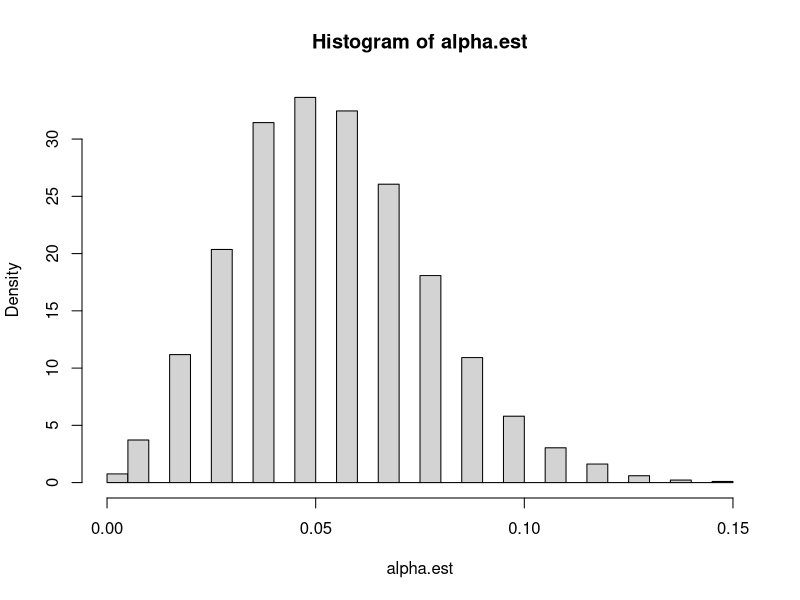
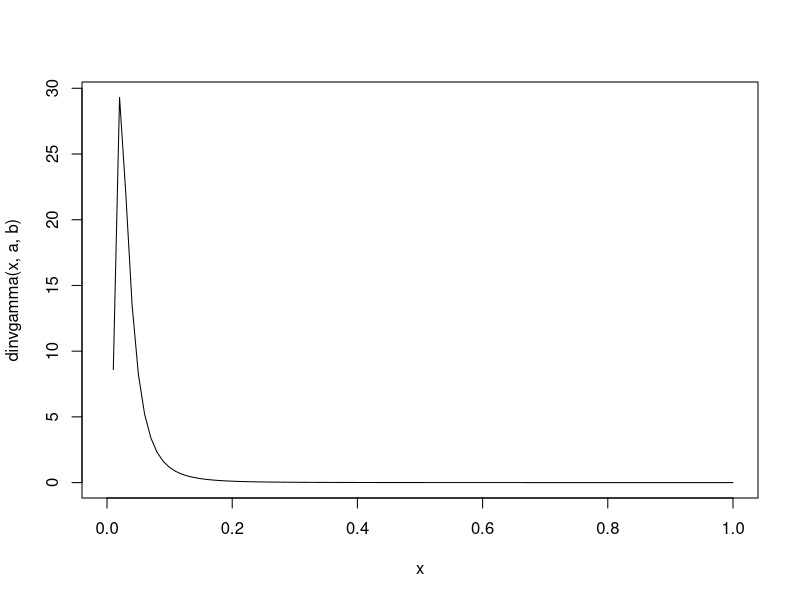

The R source for these figures, in order: (Note: this script raises an error after producing the figures.)
mu <- .1
sigma <- .2
alpha <- .05
N <- 111
y <- rnorm(N, mu, sigma)

mu.hat <- cumsum(y)[-1 * 1:9] / 10:N
sigma.hat <- sqrt((cumsum(y^2)[-1 * 1:9] - 2 * mu.hat * cumsum(y)[-1 * 1:9] + 
                     (10:N) * mu.hat^2) / (10:N - 1))

sd.test <- c()
for (i in 10:111) {
  sd.test <- c(sd.test, sd(y[1:i]))
}
all.equal(sd.test, sigma.hat)

HW6b <- function() {
  mu <- .1
  sigma <- .2
  alpha <- .05
  N <- 111
  y <- rnorm(N, mu, sigma)
  
  mu.hat <- cumsum(y)[-1 * 1:9] / 10:N
  sigma.hat <- sqrt((cumsum(y^2)[-1 * 1:9] - 2 * mu.hat * cumsum(y)[-1 * 1:9] + 
                       (10:N) * mu.hat^2) / (10:N - 1))
  
  exceed <- sum(qnorm(1 - alpha, mu.hat, sigma.hat)[-102] < y[-1 * 1:10]) / 101
  exceed
}

system.time(alpha.est <- replicate(n = 10000, HW6b()))

hist(alpha.est, freq = FALSE, breaks = 30)
mean(alpha.est)

## reason for exceedances: sqrt not a linear transformation!

##### c) #####
rinvgamma <- function(n, shape, rate) {
  1 / rgamma(n, shape, rate)
}
dinvgamma <- function(x, shape, rate) {
  dgamma(1/x, shape, rate) / x^2
}

qt_ls <- function(p, df, loc, scale) {
  qt(p, df) * scale + loc
}
## reasonable values for a,b?
a <- 3
b <- .08
r <- sqrt(rinvgamma(10, a, b))
r < .4 | r > .1

b/(a-1)
sigma^2

curve(dinvgamma(x, a, b))

HW6c <- function() {
  m <- .1
  M <- 1
  alpha <- .05
  
  a <- 3
  b <- .08
  sigma <- sqrt(rinvgamma(1, a, b))
  mu <- rnorm(1, m, sigma)
  N <- 111
  y <- rnorm(N, mu, sigma)
  
  mu.hat <- cumsum(y)[-1 * 1:9] / 10:N
  sigma.hat <- sqrt((cumsum(y^2)[-1 * 1:9] - 2 * mu.hat * cumsum(y)[-1 * 1:9] + 
                       (10:N) * mu.hat^2) / (10:N - 1))
  
  m.prime <- (m + M * Tt*mu.hat) / (M*Tt + 1)
  M.prime <- M / (M*Tt + 1)
  a.prime <- a + .5 * Tt
  b.prime <- b + sigma.hat^2 * (10:N - 1) * .5 +
              (Tt * (mu.hat - m)^2) / (2 * (M*Tt + 1))
  
  exceed <- sum(qt_ls(1-alpha, 2*a.prime, m.prime, (b.prime * (M.prime + 1)) / 
                        a.prime)[-102] < y[-1 * 1:10]) / 101
  exceed
}

system.time(alpha.est <- replicate(n = 10000, HW6c()))
hist(alpha.est, freq = FALSE, breaks = 30)
mean(alpha.est)

